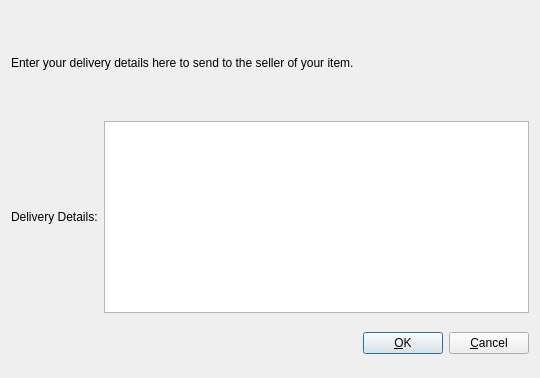
<?xml version="1.0" encoding="UTF-8"?>
<ui version="4.0">
 <class>DeliveryDetailsDialog</class>
 <widget class="QDialog" name="DeliveryDetailsDialog">
  <property name="geometry">
   <rect>
    <x>0</x>
    <y>0</y>
    <width>540</width>
    <height>378</height>
   </rect>
  </property>
  <property name="windowTitle">
   <string>Add/Edit SlingShot Node</string>
  </property>
  <property name="modal">
   <bool>true</bool>
  </property>
  <layout class="QVBoxLayout" name="verticalLayout">
   <item>
    <layout class="QVBoxLayout" name="verticalLayout_2">
     <property name="topMargin">
      <number>0</number>
     </property>
     <property name="bottomMargin">
      <number>0</number>
     </property>
     <item>
      <widget class="QLabel" name="label_3">
       <property name="sizePolicy">
        <sizepolicy hsizetype="Preferred" vsizetype="Expanding">
         <horstretch>0</horstretch>
         <verstretch>0</verstretch>
        </sizepolicy>
       </property>
       <property name="text">
        <string>&lt;html&gt;&lt;head/&gt;&lt;body&gt;&lt;p&gt;Enter your delivery details here to send to the seller of your item.  &lt;/p&gt;&lt;/body&gt;&lt;/html&gt;</string>
       </property>
       <property name="wordWrap">
        <bool>true</bool>
       </property>
      </widget>
     </item>
     <item>
      <layout class="QHBoxLayout" name="horizontalLayout">
       <property name="bottomMargin">
        <number>0</number>
       </property>
       <item>
        <widget class="QLabel" name="label">
         <property name="text">
          <string>Delivery Details:</string>
         </property>
        </widget>
       </item>
       <item>
        <widget class="QPlainTextEdit" name="plainTextEdit"/>
       </item>
      </layout>
     </item>
     <item>
      <layout class="QHBoxLayout" name="horizontalLayout_2">
       <property name="bottomMargin">
        <number>0</number>
       </property>
      </layout>
     </item>
     <item>
      <layout class="QHBoxLayout" name="horizontalLayout_3">
       <property name="bottomMargin">
        <number>0</number>
       </property>
      </layout>
     </item>
    </layout>
   </item>
   <item>
    <layout class="QHBoxLayout" name="horizontalLayout_Buttons">
     <item>
      <spacer name="horizontalSpacer_1">
       <property name="orientation">
        <enum>Qt::Horizontal</enum>
       </property>
       <property name="sizeHint" stdset="0">
        <size>
         <width>40</width>
         <height>48</height>
        </size>
       </property>
      </spacer>
     </item>
     <item>
      <widget class="QLabel" name="statusLabel">
       <property name="font">
        <font>
         <weight>75</weight>
         <bold>true</bold>
        </font>
       </property>
       <property name="text">
        <string/>
       </property>
       <property name="textFormat">
        <enum>Qt::PlainText</enum>
       </property>
       <property name="wordWrap">
        <bool>true</bool>
       </property>
      </widget>
     </item>
     <item>
      <spacer name="horizontalSpacer_2">
       <property name="orientation">
        <enum>Qt::Horizontal</enum>
       </property>
       <property name="sizeHint" stdset="0">
        <size>
         <width>40</width>
         <height>48</height>
        </size>
       </property>
      </spacer>
     </item>
     <item>
      <widget class="QPushButton" name="okButton">
       <property name="text">
        <string>&amp;OK</string>
       </property>
      </widget>
     </item>
     <item>
      <widget class="QPushButton" name="cancelButton">
       <property name="text">
        <string>&amp;Cancel</string>
       </property>
       <property name="autoDefault">
        <bool>false</bool>
       </property>
      </widget>
     </item>
    </layout>
   </item>
  </layout>
 </widget>
 <resources/>
 <connections/>
</ui>
